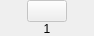
<?xml version="1.0" encoding="UTF-8"?>
<ui version="4.0">
 <class>CChatButton</class>
 <widget class="QWidget" name="CChatButton">
  <property name="geometry">
   <rect>
    <x>0</x>
    <y>0</y>
    <width>94</width>
    <height>35</height>
   </rect>
  </property>
  <property name="windowTitle">
   <string>MainWindow</string>
  </property>
  <layout class="QGridLayout" name="gridLayout">
   <property name="leftMargin">
    <number>0</number>
   </property>
   <property name="topMargin">
    <number>0</number>
   </property>
   <property name="rightMargin">
    <number>0</number>
   </property>
   <property name="bottomMargin">
    <number>0</number>
   </property>
   <property name="spacing">
    <number>0</number>
   </property>
   <item row="0" column="0">
    <spacer name="horizontalSpacer">
     <property name="orientation">
      <enum>Qt::Horizontal</enum>
     </property>
     <property name="sizeHint" stdset="0">
      <size>
       <width>28</width>
       <height>20</height>
      </size>
     </property>
    </spacer>
   </item>
   <item row="1" column="1">
    <widget class="QLabel" name="label">
     <property name="text">
      <string>1</string>
     </property>
     <property name="alignment">
      <set>Qt::AlignCenter</set>
     </property>
    </widget>
   </item>
   <item row="0" column="1">
    <widget class="QPushButton" name="pushButton">
     <property name="enabled">
      <bool>false</bool>
     </property>
     <property name="text">
      <string/>
     </property>
    </widget>
   </item>
   <item row="0" column="2">
    <spacer name="horizontalSpacer_2">
     <property name="orientation">
      <enum>Qt::Horizontal</enum>
     </property>
     <property name="sizeHint" stdset="0">
      <size>
       <width>28</width>
       <height>20</height>
      </size>
     </property>
    </spacer>
   </item>
   <item row="2" column="1">
    <spacer name="verticalSpacer">
     <property name="orientation">
      <enum>Qt::Vertical</enum>
     </property>
     <property name="sizeHint" stdset="0">
      <size>
       <width>20</width>
       <height>40</height>
      </size>
     </property>
    </spacer>
   </item>
  </layout>
 </widget>
 <resources/>
 <connections/>
</ui>
